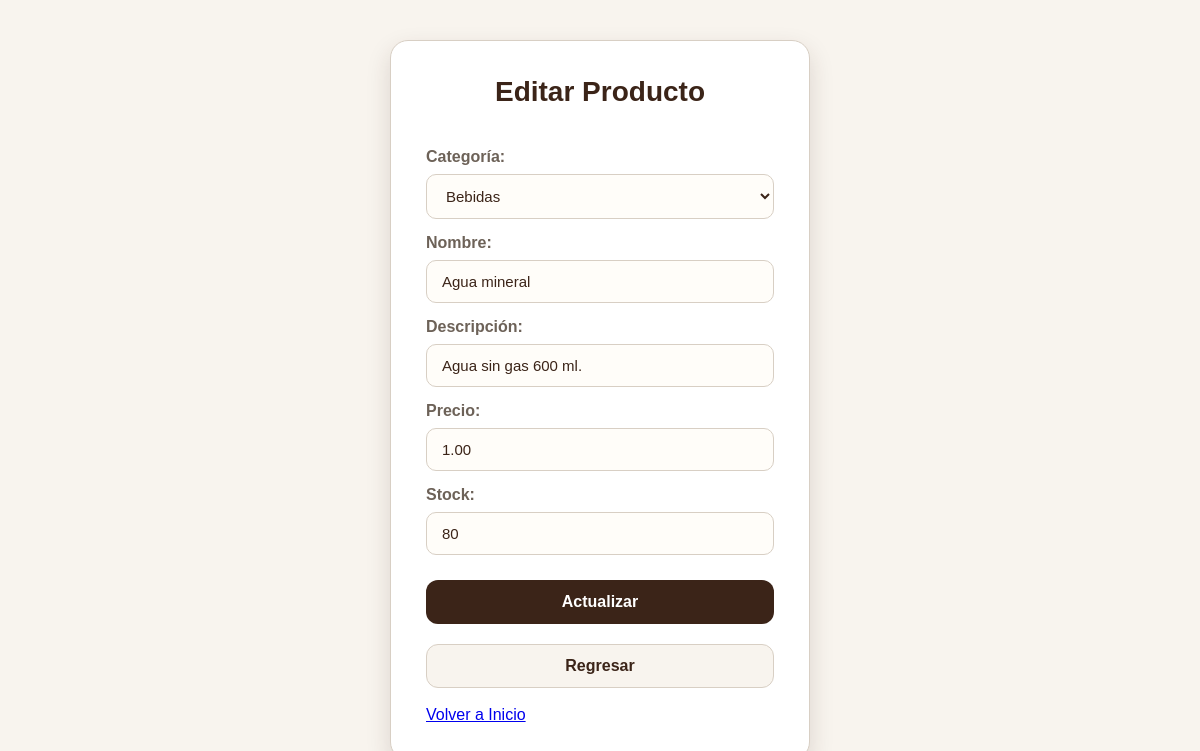
Screenshot of /index.php?url=productos/editarForm&id=3 with the database file from the repository.
### tables this page shows
CREATE TABLE `producto` (
  `id_producto` int(11) NOT NULL,
  `id_categoria` int(11) DEFAULT NULL,
  `nombre` varchar(100) NOT NULL,
  `descripcion` text DEFAULT NULL,
  `precio` decimal(10,2) NOT NULL,
  `stock` int(11) DEFAULT 0
);

CREATE TABLE `categoria` (
  `id_categoria` int(11) NOT NULL,
  `nombre` varchar(100) NOT NULL,
  `descripcion` text DEFAULT NULL
);

### app/controllers/ProductoController.php (called while the page is built, shortened)
<?php
require_once __DIR__ . "/../models/Producto.php";
class ProductoController
{
    public function editarForm()
    {
        $id = $_GET["id"] ?? 0;
        $producto = Producto::obtenerPorId($id);
        $categorias = Producto::obtenerCategorias();
        require __DIR__ . "/../views/Productos/editarproductos.php";
    }
}

### app/models/Producto.php (called while the page is built, shortened)
<?php
class Producto
{
    public static function obtenerCategorias()
    {
        $conn = Conexion::conectar();
        $sql = "SELECT id_categoria, nombre
                FROM categoria
                ORDER BY nombre ASC";
        $resultado = $conn->query($sql);
        $categorias = [];
        if($resultado && $resultado->num_rows > 0){
            while($fila = $resultado->fetch_assoc()){
                $categorias[] = $fila;
            }
        }
        return $categorias;
    }
    public static function obtenerPorId($id)
    {
        $conn = Conexion::conectar();
        $stmt = $conn->prepare(
            "SELECT id_producto,
                    id_categoria,
                    nombre,
                    descripcion,
                    precio,
                    stock
             FROM producto
             WHERE id_producto = ?"
        );
        $stmt->bind_param("i",$id);
        $stmt->execute();
        return $stmt->get_result()->fetch_assoc();
    }
}

### app/views/Productos/editarproductos.php (the view, shortened to what this page needs)
<?php
$producto = $producto ?? null;
$categorias = $categorias ?? [];
?>
<!DOCTYPE html>
<html lang="en">
<head>
    <link rel="stylesheet" href="css/styles.css">
</head>
<body>
<div class="formulario-centro">
    <div class="formulario">
        <h1>Editar Producto</h1>
        <?php if (!$producto): ?>
            <p>El producto no existe.</p>
            <a href="index.php?url=productos/listar">
                Volver
            </a>
            <br>
            <a href="index.php">
                Inicio
            </a>
        <?php else: ?>
        <form method="POST"
              action="index.php?url=productos/actualizar"
              onsubmit="return validarProducto()">
            <label>Categoría:</label>
            <select name="id_categoria" required>
                <?php foreach ($categorias as $c): ?>
                    <option value="<?= $c["id_categoria"] ?>"
                    <?= $producto["id_categoria"] == $c["id_categoria"] ? "selected" : "" ?>>
                        <?= htmlspecialchars($c["nombre"]) ?>
                    </option>
                <?php endforeach; ?>
            </select>
            <label>Nombre:</label>
            <input type="text"
                   name="nombre"
                   value="<?= htmlspecialchars($producto["nombre"]) ?>"
                   required>
            <label>Descripción:</label>
            <input type="text"
                   name="descripcion"
                   value="<?= htmlspecialchars($producto["descripcion"]) ?>">
            <label>Precio:</label>
            <input type="number"
                   name="precio"
                   step="0.01"
                   value="<?= htmlspecialchars($producto["precio"]) ?>"
                   required>
            <label>Stock:</label>
            <input type="number"
                   name="stock"
                   value="<?= htmlspecialchars($producto["stock"]) ?>"
                   required>
            <button type="submit">
                Actualizar
            </button>
        </form>
        <a class="btn-volver" href="index.php?url=productos/listar">
            Regresar
        </a>
        <br>
        <a href="index.php">
            Volver a Inicio
        </a>
        <?php endif; ?>
    </div>
</div>
</body>
</html>

### public/css/styles.css (style rules this page uses)
:root { --cafe:#3B2418; --dorado:#C58A2D; --crema:#F8F4EE; --gris-texto:#6D6258; --blanco:#FFFFFF; --borde:#D8CFC4; }
* { margin:0; padding:0; box-sizing:border-box; font-family:'Poppins',sans-serif; }
body { background:var(--crema); color:var(--cafe); min-height:100vh; }
.formulario-centro { width:100%; min-height:100vh; display:flex; justify-content:center; align-items:center; padding:30px; }
.formulario { width:420px; max-width:100%; background:var(--blanco); padding:35px; border-radius:18px; box-shadow:0 10px 25px rgba(59,36,24,0.15); border:1px solid var(--borde); }
.formulario h1, .card h1 { text-align:center; color:var(--cafe); font-size:28px; margin-bottom:25px; }
form { display:flex; flex-direction:column; }
label { font-weight:600; color:var(--gris-texto); margin-top:15px; margin-bottom:8px; }
input, select, textarea { width:100%; padding:12px 15px; border-radius:10px; border:1px solid var(--borde); background:#fffdf9; color:var(--cafe); font-size:15px; outline:none; }
button, .btn { margin-top:25px; padding:13px 20px; border:none; border-radius:12px; background:var(--cafe); color:var(--blanco); font-size:16px; font-weight:600; cursor:pointer; text-decoration:none; text-align:center; transition:.3s; }
.btn-volver { display:block; text-align:center; margin-top:20px; padding:12px; border-radius:12px; text-decoration:none; color:var(--cafe); background:var(--crema); border:1px solid var(--borde); font-weight:600; transition:.3s; }

### rows the page displays
producto: id_categoria "Bebidas", nombre "Agua mineral", descripcion "Agua sin gas 600 ml.", precio "1.00", stock "80"
